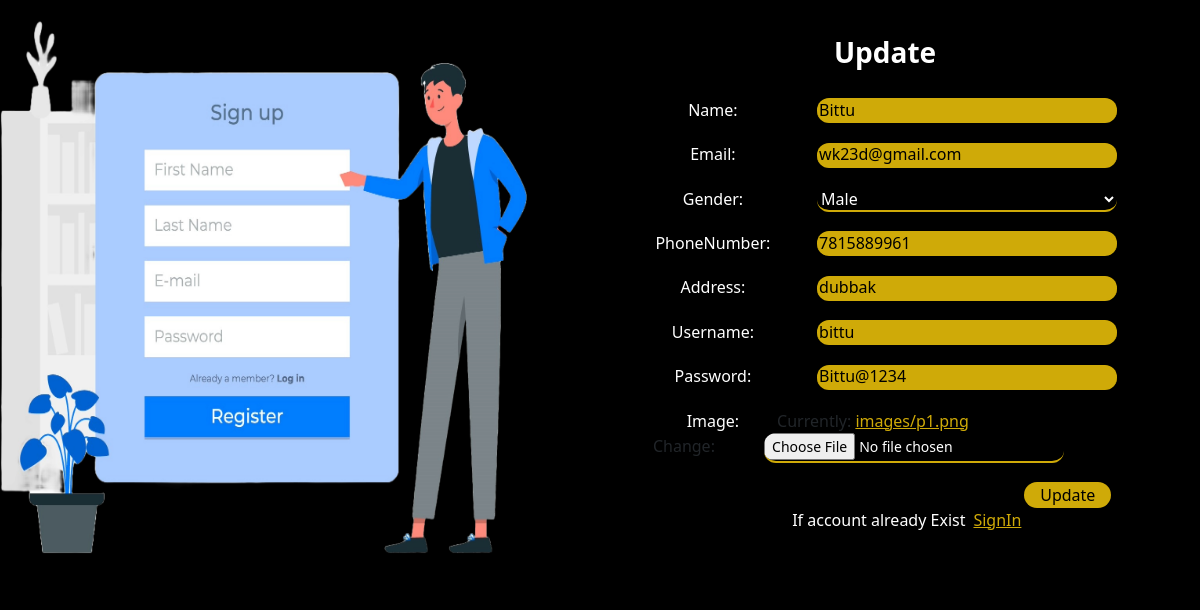
Screenshot of /seller_update/3/ with the database file from the repository.
### allinone/models.py (models this page shows)
class Seller(models.Model):
    name = models.CharField(max_length=60)
    email = models.EmailField(unique=True)
    gender = models.CharField(max_length=6)
    phoneNumber = models.BigIntegerField()
    address = models.CharField(max_length=120)
    username = models.CharField(max_length=30,unique=True)
    password = models.CharField(max_length=100)
    image = models.ImageField(upload_to='images/',default='images/p1.png')

### allinone/views.py (the view, shortened to what this page needs)
# urls.py: path('seller_update/<int:id>/',views.seller_update, name='seller_update'),
def seller_update(request,id):
    context = {}
    seller = Seller.objects.get(id=id)
    context['form'] = SellerForm(request.POST or None, instance=seller)
    context['data'] = ''
    context['btval'] = 'Update'
    return render(request,'SellerSignup.html',context)

### allinone/forms.py
class SellerForm(forms.ModelForm):
    gender = forms.ChoiceField(choices=(
            ("Select",'Select'),
            ("Male","Male"),
            ("Female","Female"),
            ("Other","Other"),
    ))
    class Meta:
        model = Seller
        fields = "__all__"

### allinone/templates/SellerSignup.html (shortened to what this page needs)
<!DOCTYPE html>
<html lang="en">
<head>
    <link href="https://cdn.jsdelivr.net/npm/bootstrap@5.3.2/dist/css/bootstrap.min.css" rel="stylesheet"
>
    <link rel="stylesheet" href="https://cdnjs.cloudflare.com/ajax/libs/font-awesome/6.0.0/css/all.min.css">
</head>
<body>
    <div class="container">
        <div class="row">
            <div class="col-6">
                {% load static %}
                <img src="{% static 'images/signUp.png' %}" class="sidepic"></p>
            </div>
            <div class="col-6 rightside">
                <div class="card align-items-center">
                    <div class="card-body">
                        <h3 class="mx-3">{% if not btval %} SignUp {%else%} Update {% endif %}</h3>
                        <form method="post" enctype="multipart/form-data">
                            {{ form.as_p }}
                            <div class="sign">
                                <button type="submit" id="signup" class="px-3" >{% if btval %} Update {%else%} Register {% endif %}</button>
                            </div>
                        </form>
                        <p class="btmp">If account already Exist<a href = "{% url 'seller_signin' %}" class="px-2">SignIn</a></p>
                    </div>
                </div>
            </div>
        </div>
    </div>
</body>
</html>

### allinone/templates/SellerSignup.html (style rules this page uses)
body { overflow: hidden !important; background-color: black !important; }
.sidepic { width: 104.7%; height: 110%; padding: none; margin-left: -10%; margin-top: -10%; }
.card { background-color: transparent; width: 120%; margin-left: -10%; border: none; animation: move-shadow 1s ease-in-out infinite; margin-top: 20px; }
label { font-weight: 500; width: 120px; color: white; text-align: center; }
input { width: 300px; height: 25px; margin-left:40px; border-radius: 12px; margin-bottom: 3px; background-color: black; border: none; border-bottom: solid 2px #cfaa08; }
input[type="file"] { width: 300px; height: 30px; margin-left:45px; font-size: 14px; color: white; margin-bottom: 3px; background-color: black; border: none; border-bottom: solid 2px #cfaa08; }
select { width: 300px; height: 25px; margin-left:40px; border-radius: 12px; margin-bottom: 3px; background-color: black; border: none; color: white; border-bottom: solid 2px #cfaa08; }
h3 { text-align: center; padding-bottom:20px; font-weight: 900; color: white; }
#signup { margin-left: 80%; border-radius: 16px; border: none; border-radius: 16px; background-color: #cfaa08; }
.btmp { padding-left: 30%; color: white; }
a { color: #cfaa08; }
input::placeholder { color: white; }
input:valid { background-color: #cfaa08; color: black; }
input[type="file"]:valid { background-color: black; color: white; }
select:valid { background-color: black; color: white; }

### rows the page displays
Seller: name "Bittu", email "wk23d@gmail.com", gender "Male", phoneNumber "7815889961", address "dubbak", username "bittu", password "Bittu@1234"
